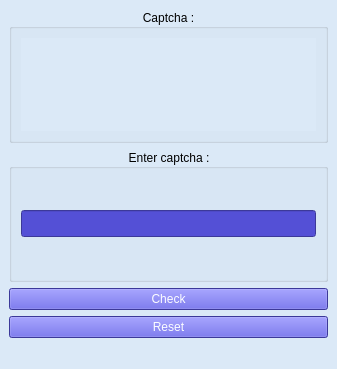
<?xml version="1.0" encoding="UTF-8"?>
<ui version="4.0">
 <class>MainWindow</class>
 <widget class="QMainWindow" name="MainWindow">
  <property name="geometry">
   <rect>
    <x>0</x>
    <y>0</y>
    <width>337</width>
    <height>369</height>
   </rect>
  </property>
  <property name="windowTitle">
   <string>Captcha</string>
  </property>
  <property name="styleSheet">
   <string notr="true">background-color: rgb(219, 233, 247);</string>
  </property>
  <widget class="QWidget" name="centralwidget">
   <layout class="QVBoxLayout" name="verticalLayout_3">
    <item>
     <layout class="QVBoxLayout" name="verticalLayout">
      <item>
       <widget class="QGroupBox" name="groupBox_2">
        <property name="styleSheet">
         <string notr="true"/>
        </property>
        <property name="title">
         <string>Captcha :</string>
        </property>
        <property name="alignment">
         <set>Qt::AlignCenter</set>
        </property>
        <layout class="QVBoxLayout" name="verticalLayout_4">
         <item>
          <widget class="QLabel" name="cap_label">
           <property name="styleSheet">
            <string notr="true"/>
           </property>
           <property name="text">
            <string/>
           </property>
           <property name="alignment">
            <set>Qt::AlignCenter</set>
           </property>
          </widget>
         </item>
        </layout>
       </widget>
      </item>
      <item>
       <widget class="QGroupBox" name="groupBox">
        <property name="styleSheet">
         <string notr="true"/>
        </property>
        <property name="title">
         <string>Enter captcha :</string>
        </property>
        <property name="alignment">
         <set>Qt::AlignCenter</set>
        </property>
        <layout class="QVBoxLayout" name="verticalLayout_2">
         <item>
          <widget class="QLineEdit" name="user_tb">
           <property name="sizePolicy">
            <sizepolicy hsizetype="Expanding" vsizetype="Maximum">
             <horstretch>0</horstretch>
             <verstretch>0</verstretch>
            </sizepolicy>
           </property>
           <property name="font">
            <font>
             <pointsize>12</pointsize>
            </font>
           </property>
           <property name="styleSheet">
            <string notr="true">background-color: rgb(84, 80, 214);
color: rgb(252, 253, 255);</string>
           </property>
           <property name="text">
            <string/>
           </property>
           <property name="alignment">
            <set>Qt::AlignCenter</set>
           </property>
          </widget>
         </item>
        </layout>
       </widget>
      </item>
      <item>
       <widget class="QPushButton" name="check_btn">
        <property name="styleSheet">
         <string notr="true">background-color: rgb(84, 80, 214);
color: rgb(252, 253, 255);</string>
        </property>
        <property name="text">
         <string>Check</string>
        </property>
       </widget>
      </item>
      <item>
       <widget class="QPushButton" name="reset_btn">
        <property name="styleSheet">
         <string notr="true">background-color: rgb(84, 80, 214);
color: rgb(252, 253, 255);</string>
        </property>
        <property name="text">
         <string>Reset</string>
        </property>
       </widget>
      </item>
     </layout>
    </item>
   </layout>
  </widget>
  <widget class="QMenuBar" name="menubar">
   <property name="geometry">
    <rect>
     <x>0</x>
     <y>0</y>
     <width>337</width>
     <height>22</height>
    </rect>
   </property>
  </widget>
  <widget class="QStatusBar" name="statusbar"/>
 </widget>
 <resources/>
 <connections/>
</ui>
